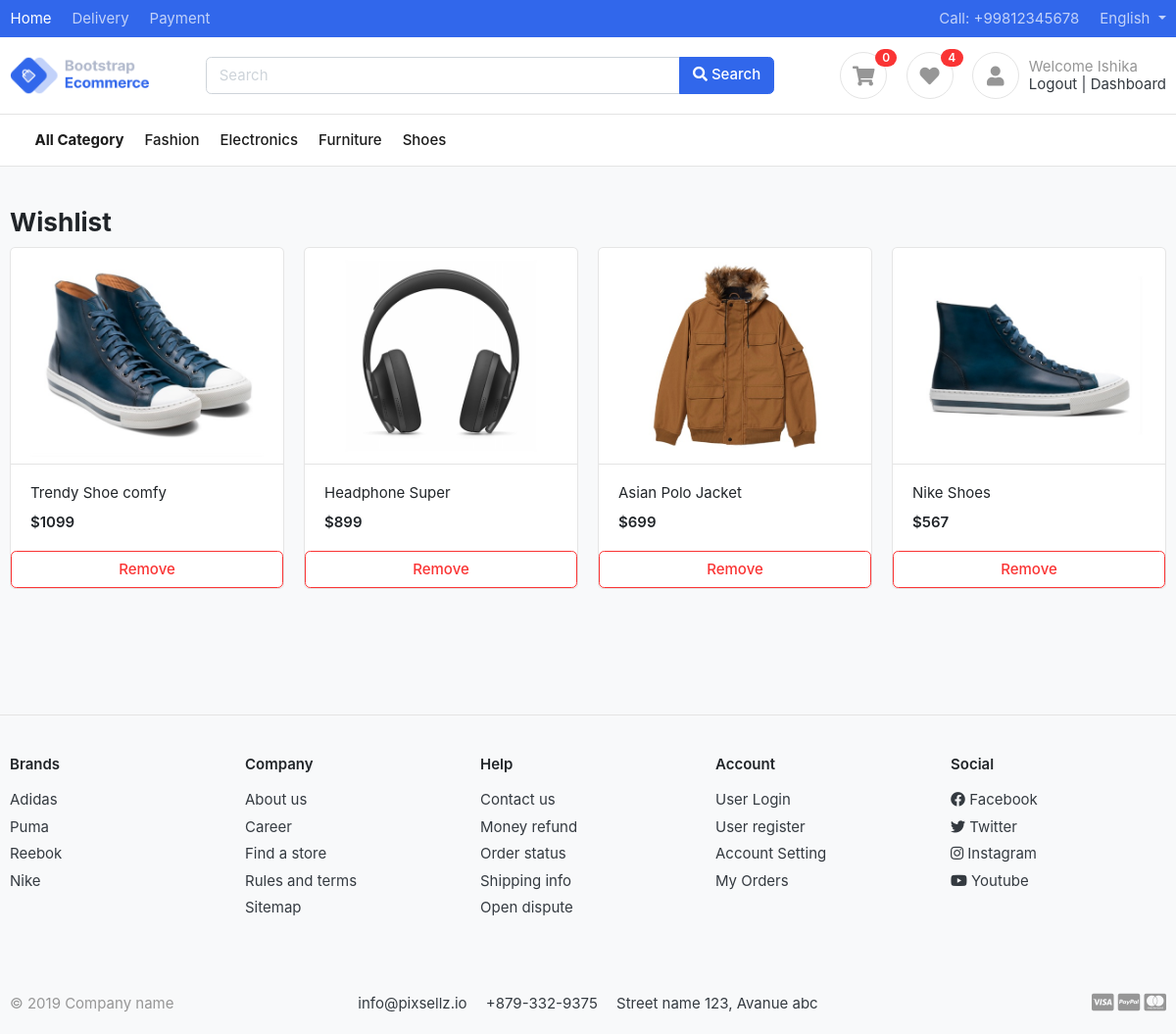
/wishlist/ (signed in), run on an earlier commit of the app's database.
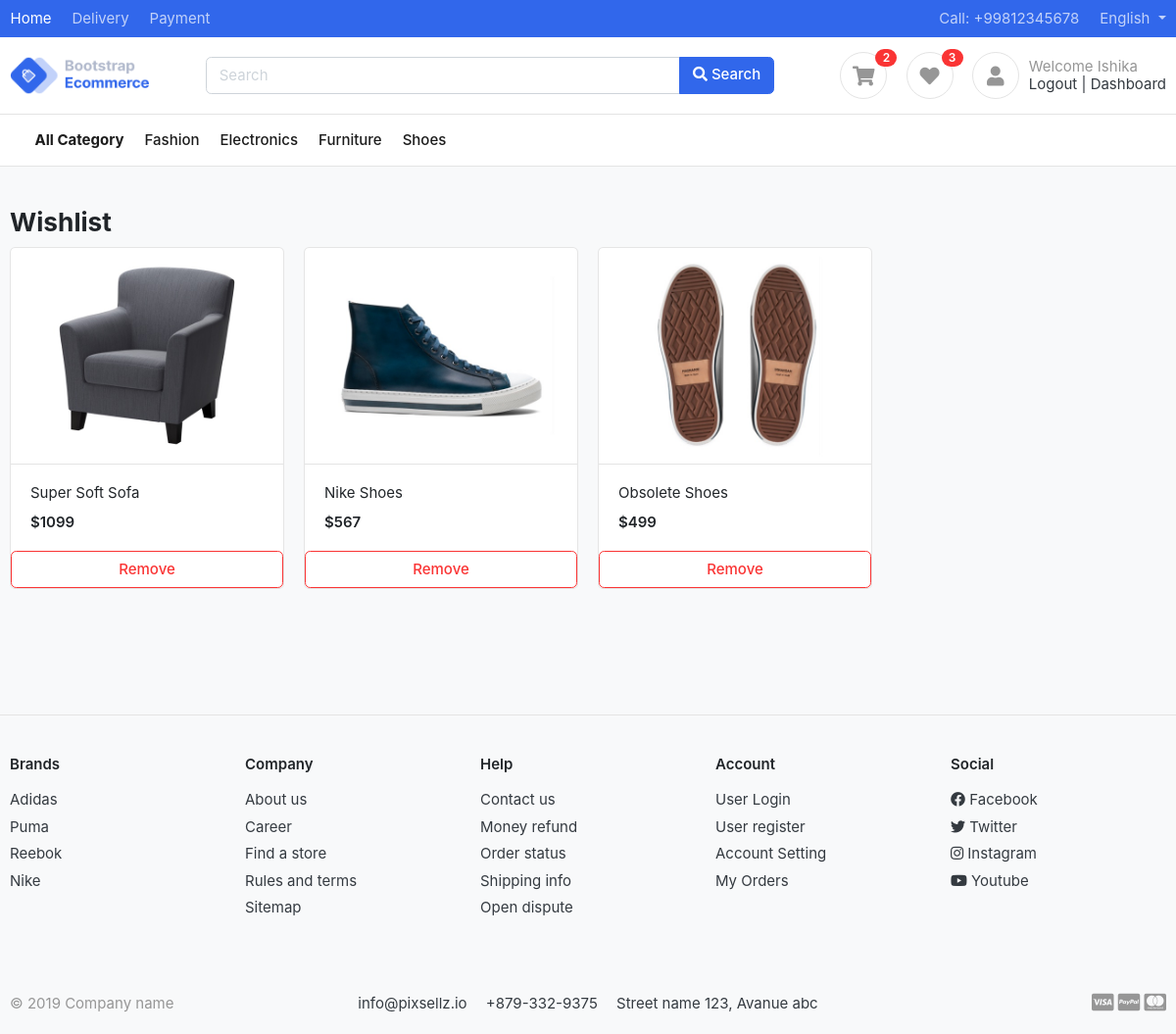
And on a later commit of the database.
### category/models.py (models this page shows)
class Category(models.Model):
    category_name = models.CharField(max_length=50, unique=True)
    slug = models.SlugField(max_length=100, unique=True)
    description = models.TextField(max_length=255, unique=True)
    category_image = models.ImageField(upload_to='photos/categories', blank=True) # the path where all images will be stored on upload
    date_created = models.DateTimeField(auto_now_add=True)
    class Meta:
        verbose_name = 'category'
        verbose_name_plural = 'categories'
    def get_url(self):
        return reverse('product', args=[self.slug])
    def __str__(self) -> str:
        return self.category_name

### wishlist/models.py (models this page shows, shortened)
class Wishlist_Items(models.Model):
    user = models.ForeignKey(settings.AUTH_USER_MODEL, on_delete=models.CASCADE, null=True)
    wishlist = models.ForeignKey(Wishlist, on_delete=models.CASCADE)
    product = models.ForeignKey(Product, on_delete=models.CASCADE)
    quantity = models.IntegerField()
    date_created = models.DateTimeField(auto_now_add=True)
    is_active = models.BooleanField(default=True)

### product/models.py (models this page shows, shortened)
class Product(models.Model):
    product_name = models.CharField(max_length=200, unique=True)
    slug = models.SlugField(max_length=200, unique=True)
    product_description = models.TextField(max_length=500, blank=True)
    price = models.IntegerField()
    product_image = models.ImageField(upload_to='photos/products')
    stock = models.IntegerField()
    is_available = models.BooleanField(default=True)
    is_new = models.BooleanField(default=True)
    category = models.ForeignKey(Category, on_delete=models.CASCADE ) # on deleting the category, the products associated to them will also delete
    brand = models.ForeignKey(Brand, on_delete=models.CASCADE)
    date_created = models.DateTimeField(auto_now_add =True)
    date_modified = models.DateTimeField(auto_now =True)
    def get_url(self):
        return reverse('product_details', args=[self.category.slug, self.slug])

### wishlist/views.py (the view)
# urls.py: path('wishlist/', include('wishlist.urls')),
def wishlist(request, quantity=0):
    wishlistItems = ''
    try:
        if request.user.is_authenticated:
            wishlistItems = Wishlist_Items.objects.filter(user=request.user)
        else:
            wishlist = Wishlist.objects.get(wishlist_id = get_wishlist_id(request))
            wishlistItems = Wishlist_Items.objects.filter(wishlist=wishlist, is_active=True)
        for wishlistItem in wishlistItems:
            quantity += wishlistItem.quantity
    except ObjectDoesNotExist:
        pass
    data = {
        'quantity': quantity,
        'wishlistItems': wishlistItems
    }
    return render(request,'wishlist.html', data)

### cart/context_processors.py (called while the page is built)
def get_count_of_items_in_cart(request):
    cart_count = 0
    if 'admin' in request.path:
        return {}
    else:
        try:
            cart = Cart.objects.filter(cart_id = views.get_cart_id(request))
            if request.user.is_authenticated:
                cartitems = CartItem.objects.all().filter(user=request.user)
            else:
                cartitems = CartItem.objects.all().filter(cart=cart[:1])
            for cartitem in cartitems:
                cart_count += 1
        except cart.DoesNotExist:
            cart_count = 0
    return {'cart_count': cart_count
           }

### cart/views.py (called while the page is built)
def get_cart_id(request): # private method
    cart = request.session.session_key
    if not cart:
        cart = request.session.create()
    return cart  # returns the cart id

### category/context_processors.py (called while the page is built)
def menu_links(request):
    links = Category.objects.all()
    print('LINK', dict(links=links))
    return dict(links=links)

### wishlist/context_processors.py (called while the page is built)
def get_count_of_items_in_wishlist(request):
    wishlist_count = 0
    if 'admin' in request.path:
        return {}
    else:
        try:
            if request.user.is_authenticated:
                wishlistitems = Wishlist_Items.objects.all().filter(user=request.user)
            else:
                wishlist = Wishlist.objects.filter(wishlist_id = views.get_wishlist_id(request))
                wishlistitems = Wishlist_Items.objects.all().filter(wishlist=wishlist[:1])
            for items in wishlistitems:
                wishlist_count += 1
        except wishlist.DoesNotExist:
            wishlist_count = 0
    return {'wishlist_count': wishlist_count
           }

### templates/wishlist.html (shortened to what this page needs)
{% extends 'base.html'%}
{% load static %}
{% block content %}
<section class="section-content padding-y bg">
    <div class="container">
        <h3 class="title-page">Wishlist</h3>
        <div class="row">
            {% for items in wishlistItems %}
            <div class="col-md-3">
                <figure class="card card-product-grid">
                    <div class="img-wrap"> <img src="{{items.product.product_image.url}}"> </div>
                    <figcaption class="info-wrap border-top">
                        <a href="{{items.product.get_url}}" class="title">{{items.product.product_name}}</a>
                        <div class="price mt-2">${{items.product.price}}</div>
                    </figcaption>
                    <a href="{% url 'remove_from_wishlist' items.product.id %}" class="btn btn-outline-danger"> <span class="text-center">Remove</span> </a>
                </figure>
            </div>
            {% endfor %}
        </div>
        <br>
    </div>
    <br>
    <br>
</section>
</body>
</html>
{% endblock %}

### templates/base.html (shortened to what this page needs)
{% load static %}
<!DOCTYPE HTML>
<html lang="en">
<head>
    <link href="{% static 'css/bootstrap.css'%}" rel="stylesheet" type="text/css" />
    <link href="{% static 'fonts/fontawesome/css/all.min.css'%}" type="text/css" rel="stylesheet">
    <link href="{% static 'css/ui.css'%}" rel="stylesheet" type="text/css" />
    <link href="{% static 'css/responsive.css'%}" rel="stylesheet" media="only screen and (max-width: 1200px)" />
</head>
<body>
    {% include 'navbar.html' %}
    {% block content %}
    {% endblock %}
    {% include 'footer.html' %}
</body>

### templates/navbar.html (shortened to what this page needs)
{% load static %}
<header class="section-header">
    <nav class="navbar navbar-dark navbar-expand p-0 bg-primary">
        <div class="container">
            <ul class="navbar-nav d-none d-md-flex mr-auto">
                <li class="nav-item"><a class="nav-link" href="#">Home</a></li>
                <li class="nav-item"><a class="nav-link" href="#">Delivery</a></li>
                <li class="nav-item"><a class="nav-link" href="#">Payment</a></li>
            </ul>
            <ul class="navbar-nav">
                <li class="nav-item"><a href="#" class="nav-link"> Call: +99812345678 </a></li>
                <li class="nav-item dropdown">
                    <a href="#" class="nav-link dropdown-toggle" data-toggle="dropdown"> English </a>
                </li>
            </ul>
        </div>
    </nav>
    <section class="header-main border-bottom">
        <div class="container">
            <div class="row align-items-center">
                <div class="col-lg-2 col-6">
                    <a href="{% url 'home'%}" class="brand-wrap">
                        <img class="logo" src="{% static 'images/logo.png'%}">
                    </a>
                </div>
                <div class="col-lg-6 col-12 col-sm-12">
                    <form action="{% url 'search' %}" class="search" method="GET">
                        <div class="input-group w-100">
                            <input type="text" class="form-control" placeholder="Search" name="keyword">
                            <div class="input-group-append">
                                <button class="btn btn-primary" type="submit">
                                    <i class="fa fa-search"></i> Search
                                </button>
                            </div>
                        </div>
                    </form>
                </div>
                <div class="col-lg-4 col-sm-6 col-12">
                    <div class="widgets-wrap float-lg-right">
                        <div class="widget-header  mr-3">
                            <a href="{% url 'cart' %}" class="icon icon-sm rounded-circle border"><i
                                    class="fa fa-shopping-cart"></i></a>
                            <span class="badge badge-pill badge-danger notify">{{cart_count}}</span>
                        </div>
                        <div class="widget-header  mr-3">
                            <a href="{% url 'wishlist' %}" data-original-title="View Wishlist" class="icon icon-sm rounded-circle border"><i class="fa fa-heart"></i></a>
                            <span class="badge badge-pill badge-danger notify">{{wishlist_count}}</span>
                        </div>
                        <div class="widget-header icontext">
                            <a href="#" class="icon icon-sm rounded-circle border"><i class="fa fa-user"></i></a>
                            {% if user.id is None %}
                            <div class="text">
                                <span class="text-muted">Welcome!</span>
                                <div>
                                    <a href="{% url 'login' %}">Sign in</a> |
                                    <a href="{% url 'register' %}"> Register</a>
                                </div>
                            </div>
                            {% else %}
                            <div class="text">
                                <span class="text-muted">Welcome {{user.username | capfirst}}</span>
                                <div>
                                    <a href="{% url 'logout' %}">Logout</a> |
                                    <a href="{% url 'dashboard' %}"> Dashboard</a>
                                </div>
                            </div>
                            {% endif %}
                        </div>
                    </div>
                </div>
            </div>
        </div>
    </section>
</header>
<nav class="navbar navbar-main navbar-expand-lg navbar-light border-bottom">
    <div class="container">
        <div class="collapse navbar-collapse" id="main_nav">
            <ul class="navbar-nav">
                <li class="nav-item">
                    <a class="nav-link" href="{% url 'general_product_page' %}"><b>All Category</b></a>
                </li>
                {% for category in links %}
                <li class="nav-item">
                    <a class="nav-link" href="{{category.get_url}}">{{category.category_name}} </a>
                </li>
                {% endfor %}
            </ul>
        </div>
    </div>
</nav>

### templates/footer.html
{% load static %}
<footer class="section-footer border-top bg">
    <div class="container">
        <section class="footer-top  padding-y">
            <div class="row">
                <aside class="col-md col-6">
                    <h6 class="title">Brands</h6>
                    <ul class="list-unstyled">
                        <li> <a href="#">Adidas</a></li>
                        <li> <a href="#">Puma</a></li>
                        <li> <a href="#">Reebok</a></li>
                        <li> <a href="#">Nike</a></li>
                    </ul>
                </aside>
                <aside class="col-md col-6">
                    <h6 class="title">Company</h6>
                    <ul class="list-unstyled">
                        <li> <a href="#">About us</a></li>
                        <li> <a href="#">Career</a></li>
                        <li> <a href="#">Find a store</a></li>
                        <li> <a href="#">Rules and terms</a></li>
                        <li> <a href="#">Sitemap</a></li>
                    </ul>
                </aside>
                <aside class="col-md col-6">
                    <h6 class="title">Help</h6>
                    <ul class="list-unstyled">
                        <li> <a href="#">Contact us</a></li>
                        <li> <a href="#">Money refund</a></li>
                        <li> <a href="#">Order status</a></li>
                        <li> <a href="#">Shipping info</a></li>
                        <li> <a href="#">Open dispute</a></li>
                    </ul>
                </aside>
                <aside class="col-md col-6">
                    <h6 class="title">Account</h6>
                    <ul class="list-unstyled">
                        <li> <a href="#"> User Login </a></li>
                        <li> <a href="#"> User register </a></li>
                        <li> <a href="#"> Account Setting </a></li>
                        <li> <a href="#"> My Orders </a></li>
                    </ul>
                </aside>
                <aside class="col-md">
                    <h6 class="title">Social</h6>
                    <ul class="list-unstyled">
                        <li><a href="#"> <i class="fab fa-facebook"></i> Facebook </a></li>
                        <li><a href="#"> <i class="fab fa-twitter"></i> Twitter </a></li>
                        <li><a href="#"> <i class="fab fa-instagram"></i> Instagram </a></li>
                        <li><a href="#"> <i class="fab fa-youtube"></i> Youtube </a></li>
                    </ul>
                </aside>
            </div>
        </section>
        <section class="footer-bottom row">
            <div class="col-md-2">
                <p class="text-muted"> &copy 2019 Company name </p>
            </div>
            <div class="col-md-8 text-md-center">
                <span class="px-2">info@pixsellz.io</span>
                <span class="px-2">+879-332-9375</span>
                <span class="px-2">Street name 123, Avanue abc</span>
            </div>
            <div class="col-md-2 text-md-right text-muted">
                <i class="fab fa-lg fa-cc-visa"></i>
                <i class="fab fa-lg fa-cc-paypal"></i>
                <i class="fab fa-lg fa-cc-mastercard"></i>
            </div>
        </section>
    </div>
</footer>

### static/css/ui.css (style rules this page uses)
html { font-family: "Inter", sans-serif; font-size: 15px; }
.img-wrap { text-align: center; display: block; }
.img-wrap img { max-width: 100%; }
.icon-xs, .icon-sm, .icon-md, .icon-lg { display: inline-block; text-align: center; flex-shrink: 0; flex-grow: 0; }
.icon-sm { width: 48px; height: 48px; line-height: 48px !important; font-size: 20px; }
.padding-y { padding-top: 40px; padding-bottom: 40px; }
figure { margin-bottom: 0; }
.bg { background-color: #f8f9fa; }
.title-page { color: #212529; }
p:last-child { margin-bottom: 0; }
.header-main { position: relative; padding-top: 1rem; padding-bottom: 1rem; }
.brand-wrap .logo, .navbar-brand .logo { margin-right: 7px; max-height: 42px; display: inline-block; }
.navbar-main .nav-link { font-weight: 500; color: #1c1c1c; }
.widget-header { display: inline-block; vertical-align: middle; position: relative; }
.widget-header a { color: #343a40; }
.widget-header i { color: #969696; }
.widget-header .notify { position: absolute; top: -3px; right: -10px; }
.section-footer ul li { margin-bottom: 5px; }
.section-footer ul a { color: inherit; }
.section-footer .title { font-weight: 600; margin-bottom: 16px; color: #212529; }
.footer-bottom { padding-top: 20px; padding-bottom: 20px; }
[class*=list-] li:after { visibility: hidden; display: block; content: ""; overflow: hidden; height: 0; clear: both; }
[class*=card-product] a.title { color: #212529; display: block; }
[class*=card-product] .img-wrap { overflow: hidden; position: relative; }
[class*=card-product] .img-wrap img { height: 100%; max-width: 100%; width: auto; display: inline-block; -o-object-fit: cover; object-fit: cover; }
.card-product-grid { margin-bottom: 20px; }
.card-product-grid .img-wrap { border-radius: 0.2rem 0.2rem 0 0; height: 220px; }
.card-product-grid .info-wrap { overflow: hidden; padding: 18px 20px; }
.card .img-wrap { overflow: hidden; }
.icontext { display: inline-flex; align-items: center; vertical-align: middle; }
.icontext .text { width: 100%; line-height: 1.2; }
.icontext .icon { position: relative; margin-right: 10px; flex-shrink: 0; flex-grow: 0; }
.notify { position: absolute; top: -4px; right: -10px; display: inline-block; padding: 0.25em 0.6em; font-size: 12px; line-height: 1; text-align: center; border-radius: 3rem; color: #fff; background-color: #fa3434; }
.price { font-weight: 600; color: #212529; }

What changed in the data, as far as the page shows it:
removed Wishlist_Items: product.product_image (picture), product.product_name "Trendy Shoe comfy", product.price "1099"
removed Wishlist_Items: product.product_image (picture), product.product_name "Headphone Super", product.price "899"
removed Wishlist_Items: product.product_image (picture), product.product_name "Asian Polo Jacket", product.price "699"
added Wishlist_Items: product.product_image (picture), product.product_name "Super Soft Sofa", product.price "1099"
added Wishlist_Items: product.product_image (picture), product.product_name "Obsolete Shoes", product.price "499"
Also different on the page:
{{ cart_count }}: "0" → "2"
{{ wishlist_count }}: "4" → "3"
